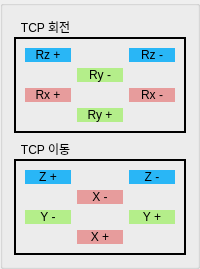
            <widget class="QGroupBox" name="groupBox_19">
             <property name="sizePolicy">
              <sizepolicy hsizetype="Expanding" vsizetype="Expanding">
               <horstretch>1</horstretch>
               <verstretch>1</verstretch>
              </sizepolicy>
             </property>
             <property name="title">
              <string/>
             </property>
             <layout class="QVBoxLayout" name="verticalLayout_5" stretch="1,1">
              <item>
               <widget class="QGroupBox" name="groupBox_20">
                <property name="sizePolicy">
                 <sizepolicy hsizetype="Expanding" vsizetype="Expanding">
                  <horstretch>1</horstretch>
                  <verstretch>1</verstretch>
                 </sizepolicy>
                </property>
                <property name="styleSheet">
                 <string notr="true">QGroupBox {
	color: rgb(0, 0, 0);
	font: bold 16pt &quot;Arial&quot;;
	border: 2px solid rgb(0, 0, 0);
	margin-top: 20px;
}
QGroupBox::title {
    subcontrol-origin: margin;
    padding: 3px 15px 0 5px;
}</string>
                </property>
                <property name="title">
                 <string>TCP 회전</string>
                </property>
                <layout class="QGridLayout" name="gridLayout_26" rowstretch="1,1,1,1" columnstretch="1,1,1">
                 <item row="0" column="0">
                  <widget class="QPushButton" name="btn_rz_p">
                   <property name="sizePolicy">
                    <sizepolicy hsizetype="Expanding" vsizetype="Expanding">
                     <horstretch>1</horstretch>
                     <verstretch>1</verstretch>
                    </sizepolicy>
                   </property>
                   <property name="styleSheet">
                    <string notr="true">QPushButton#btn_rz_p {
    background-color: #29B6F6;
	font: 14pt &quot;Arial&quot;;
	border-top-left-radius: 30px;
}
QPushButton#btn_rz_p:pressed {
    background-color: rgb(150, 150, 150);
	color: rgb(255, 255, 255)
}
</string>
                   </property>
                   <property name="text">
                    <string>Rz +</string>
                   </property>
                  </widget>
                 </item>
                 <item row="0" column="2">
                  <widget class="QPushButton" name="btn_rz_m">
                   <property name="sizePolicy">
                    <sizepolicy hsizetype="Expanding" vsizetype="Expanding">
                     <horstretch>1</horstretch>
                     <verstretch>1</verstretch>
                    </sizepolicy>
                   </property>
                   <property name="styleSheet">
                    <string notr="true">QPushButton#btn_rz_m {
    background-color: #29B6F6;
	font: 14pt &quot;Arial&quot;;
	border-top-right-radius: 30px;
}
QPushButton#btn_rz_m:pressed {
    background-color: rgb(150, 150, 150);
	color: rgb(255, 255, 255)
}
</string>
                   </property>
                   <property name="text">
                    <string>Rz -</string>
                   </property>
                  </widget>
                 </item>
                 <item row="1" column="1">
                  <widget class="QPushButton" name="btn_ry_m">
                   <property name="sizePolicy">
                    <sizepolicy hsizetype="Expanding" vsizetype="Expanding">
                     <horstretch>1</horstretch>
                     <verstretch>1</verstretch>
                    </sizepolicy>
                   </property>
                   <property name="styleSheet">
                    <string notr="true">QPushButton#btn_ry_m {
    background-color: #b4ee8a;
	font: 14pt &quot;Arial&quot;;
	border-top-left-radius: 30px;
	border-top-right-radius: 30px;
}
QPushButton#btn_ry_m:pressed {
    background-color: rgb(150, 150, 150);
	color: rgb(255, 255, 255)
}</string>
                   </property>
                   <property name="text">
                    <string>Ry -</string>
                   </property>
                  </widget>
                 </item>
                 <item row="2" column="0">
                  <widget class="QPushButton" name="btn_rx_p">
                   <property name="sizePolicy">
                    <sizepolicy hsizetype="Expanding" vsizetype="Expanding">
                     <horstretch>1</horstretch>
                     <verstretch>1</verstretch>
                    </sizepolicy>
                   </property>
                   <property name="styleSheet">
                    <string notr="true">QPushButton#btn_rx_p {
    background-color: #e79c9c;
	font: 14pt &quot;Arial&quot;;
	border-top-left-radius: 30px;
	border-bottom-left-radius: 30px;
}
QPushButton#btn_rx_p:pressed {
    background-color: rgb(150, 150, 150);
	color: rgb(255, 255, 255)
}</string>
                   </property>
                   <property name="text">
                    <string>Rx +</string>
                   </property>
                  </widget>
                 </item>
                 <item row="2" column="2">
                  <widget class="QPushButton" name="btn_rx_m">
                   <property name="sizePolicy">
                    <sizepolicy hsizetype="Expanding" vsizetype="Expanding">
                     <horstretch>1</horstretch>
                     <verstretch>1</verstretch>
                    </sizepolicy>
                   </property>
                   <property name="styleSheet">
                    <string notr="true">QPushButton#btn_rx_m {
    background-color: #e79c9c;
	font: 14pt &quot;Arial&quot;;
	border-top-right-radius: 30px;
	border-bottom-right-radius: 30px;
}
QPushButton#btn_rx_m:pressed {
    background-color: rgb(150, 150, 150);
	color: rgb(255, 255, 255)
}</string>
                   </property>
                   <property name="text">
                    <string>Rx -</string>
                   </property>
                  </widget>
                 </item>
                 <item row="3" column="1">
                  <widget class="QPushButton" name="btn_ry_p">
                   <property name="sizePolicy">
                    <sizepolicy hsizetype="Expanding" vsizetype="Expanding">
                     <horstretch>1</horstretch>
                     <verstretch>1</verstretch>
                    </sizepolicy>
                   </property>
                   <property name="styleSheet">
                    <string notr="true">QPushButton#btn_ry_p {
    background-color: #b4ee8a;
	font: 14pt &quot;Arial&quot;;
	border-bottom-left-radius: 30px;
	border-bottom-right-radius: 30px;
}
QPushButton#btn_ry_p:pressed {
    background-color: rgb(150, 150, 150);
	color: rgb(255, 255, 255)
}</string>
                   </property>
                   <property name="text">
                    <string>Ry +</string>
                   </property>
                  </widget>
                 </item>
                </layout>
               </widget>
              </item>
              <item>
               <widget class="QGroupBox" name="groupBox_21">
                <property name="sizePolicy">
                 <sizepolicy hsizetype="Expanding" vsizetype="Expanding">
                  <horstretch>1</horstretch>
                  <verstretch>1</verstretch>
                 </sizepolicy>
                </property>
                <property name="styleSheet">
                 <string notr="true">QGroupBox {
	color: rgb(0, 0, 0);
	font: bold 16pt &quot;Arial&quot;;
	border: 2px solid rgb(0, 0, 0);
	margin-top: 20px;
}
QGroupBox::title {
    subcontrol-origin: margin;
    padding: 3px 15px 0 5px;
}</string>
                </property>
                <property name="title">
                 <string>TCP 이동</string>
                </property>
                <layout class="QGridLayout" name="gridLayout_27" rowstretch="1,1,1,1" columnstretch="1,1,1">
                 <item row="0" column="0">
                  <widget class="QPushButton" name="btn_z_p">
                   <property name="sizePolicy">
                    <sizepolicy hsizetype="Expanding" vsizetype="Expanding">
                     <horstretch>1</horstretch>
                     <verstretch>1</verstretch>
                    </sizepolicy>
                   </property>
                   <property name="styleSheet">
                    <string notr="true">QPushButton#btn_z_p {
    background-color: #29B6F6;
	font: 14pt &quot;Arial&quot;;
	border-radius: 30px;
}
QPushButton#btn_z_p:pressed {
    background-color: rgb(150, 150, 150);
	color: rgb(255, 255, 255)
}</string>
                   </property>
                   <property name="text">
                    <string>Z +</string>
                   </property>
                  </widget>
                 </item>
                 <item row="0" column="2">
                  <widget class="QPushButton" name="btn_z_m">
                   <property name="sizePolicy">
                    <sizepolicy hsizetype="Expanding" vsizetype="Expanding">
                     <horstretch>1</horstretch>
                     <verstretch>1</verstretch>
                    </sizepolicy>
                   </property>
                   <property name="styleSheet">
                    <string notr="true">QPushButton#btn_z_m {
    background-color: #29B6F6;
	font: 14pt &quot;Arial&quot;;
	border-radius: 30px;
}
QPushButton#btn_z_m:pressed {
    background-color: rgb(150, 150, 150);
	color: rgb(255, 255, 255)
}</string>
                   </property>
                   <property name="text">
                    <string>Z -</string>
                   </property>
                  </widget>
                 </item>
                 <item row="1" column="1">
                  <widget class="QPushButton" name="btn_x_m">
                   <property name="sizePolicy">
                    <sizepolicy hsizetype="Expanding" vsizetype="Expanding">
                     <horstretch>1</horstretch>
                     <verstretch>1</verstretch>
                    </sizepolicy>
                   </property>
                   <property name="styleSheet">
                    <string notr="true">QPushButton#btn_x_m {
    background-color: #e79c9c;
	font: 14pt &quot;Arial&quot;;
	border-radius: 30px;
}
QPushButton#btn_x_m:pressed {
    background-color: rgb(150, 150, 150);
	color: rgb(255, 255, 255)
}</string>
                   </property>
                   <property name="text">
                    <string>X -</string>
                   </property>
                  </widget>
                 </item>
                 <item row="2" column="0">
                  <widget class="QPushButton" name="btn_y_m">
                   <property name="sizePolicy">
                    <sizepolicy hsizetype="Expanding" vsizetype="Expanding">
                     <horstretch>1</horstretch>
                     <verstretch>1</verstretch>
                    </sizepolicy>
                   </property>
                   <property name="styleSheet">
                    <string notr="true">QPushButton#btn_y_m {
    background-color: #b4ee8a;
	font: 14pt &quot;Arial&quot;;
	border-radius: 30px;
}
QPushButton#btn_y_m:pressed {
    background-color: rgb(150, 150, 150);
	color: rgb(255, 255, 255)
}</string>
                   </property>
                   <property name="text">
                    <string>Y -</string>
                   </property>
                  </widget>
                 </item>
                 <item row="2" column="2">
                  <widget class="QPushButton" name="btn_y_p">
                   <property name="sizePolicy">
                    <sizepolicy hsizetype="Expanding" vsizetype="Expanding">
                     <horstretch>1</horstretch>
                     <verstretch>1</verstretch>
                    </sizepolicy>
                   </property>
                   <property name="styleSheet">
                    <string notr="true">QPushButton#btn_y_p {
    background-color: #b4ee8a;
	font: 14pt &quot;Arial&quot;;
	border-radius: 30px;
}
QPushButton#btn_y_p:pressed {
    background-color: rgb(150, 150, 150);
	color: rgb(255, 255, 255)
}</string>
                   </property>
                   <property name="text">
                    <string>Y +</string>
                   </property>
                  </widget>
                 </item>
                 <item row="3" column="1">
                  <widget class="QPushButton" name="btn_x_p">
                   <property name="sizePolicy">
                    <sizepolicy hsizetype="Expanding" vsizetype="Expanding">
                     <horstretch>1</horstretch>
                     <verstretch>1</verstretch>
                    </sizepolicy>
                   </property>
                   <property name="styleSheet">
                    <string notr="true">QPushButton#btn_x_p {
    background-color: #e79c9c;
	font: 14pt &quot;Arial&quot;;
	border-radius: 30px;
}
QPushButton#btn_x_p:pressed {
    background-color: rgb(150, 150, 150);
	color: rgb(255, 255, 255)
}</string>
                   </property>
                   <property name="text">
                    <string>X +</string>
                   </property>
                  </widget>
                 </item>
                </layout>
               </widget>
              </item>
             </layout>
            </widget>
